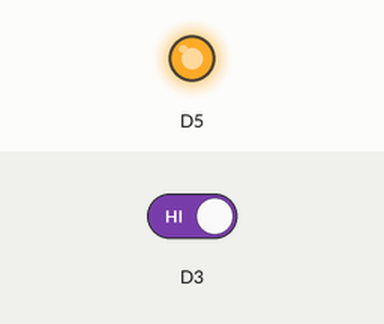
A sketch run on a simulated ESP8266 (NodeMCU). Shown: output pins drawn as LEDs (lit = HIGH). Inputs (shaded band) come from the test bench; at power-on: D3 HIGH.

Above: at 1.2 s.
1.3 s: D3 driven LOW
At 2.2 s:
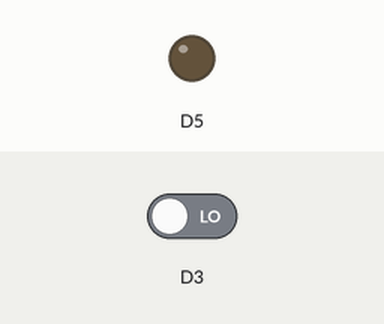
2.8 s: D3 driven HIGH
At 3.3 s:
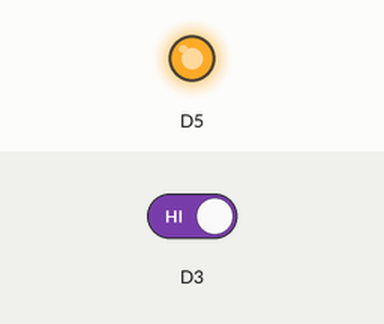
Timing chart, 0 to 5.8 s (numbered marks = the images above; inputs shaded):
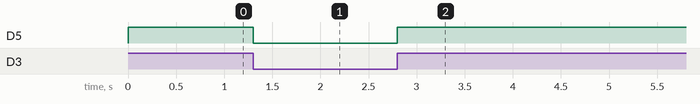

Measured:
- after the input at 1.3 s, D5: HIGH → LOW at once
- after the input at 2.8 s, D5: LOW → HIGH at once

The sketch:

4a_Digital_IO.ino
```cpp
void setup(){
    pinMode(D3, INPUT);
    pinMode(D5, OUTPUT);
}

void loop(){
    digitalWrite(D5, digitalRead(D3));
}
```
